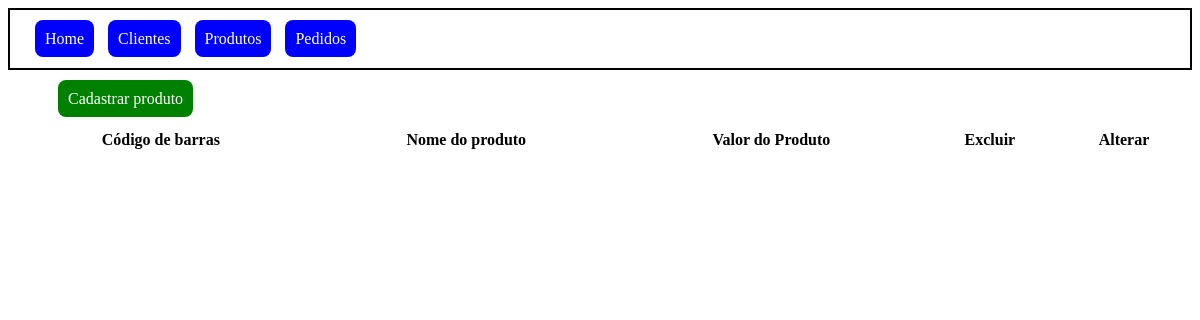
The page /index.php?page=produto on the database as committed earlier.
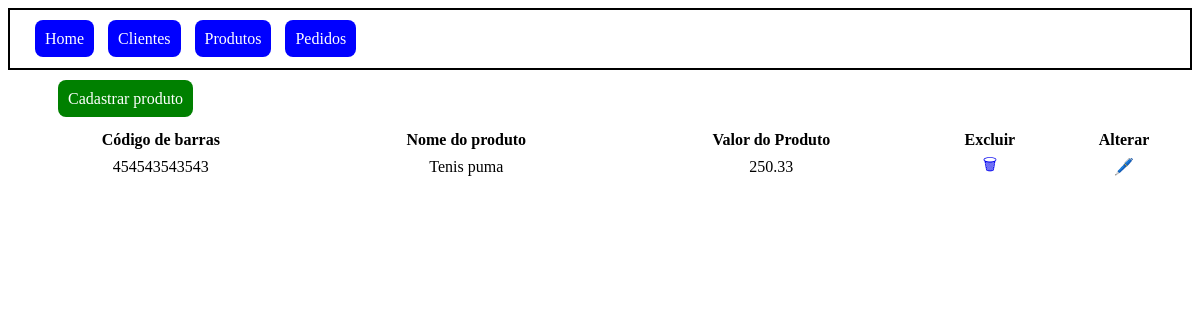
The same page on the database as committed later.
### tables this page shows
create table produto (
	id int auto_increment not null,
    primary key(id),
    cod_barras varchar(50) not null,
    nome_produto varchar(255) not null,
    valor_produto float(12,2) not null,
    data_cadastro datetime default current_timestamp,
    data_delecao datetime
);

### mysql.php (called while the page is built, shortened)
<?php
    include "./connectbd.php";
    if ($_GET["page"]=="cliente"){
        $sql = "SELECT * FROM cliente WHERE data_delecao IS NULL";
        $result = $conn->query($sql);
    } else if ($_GET["page"]=="produto") {
        $sql = "SELECT * FROM produto WHERE data_delecao IS NULL";
        $result = $conn->query($sql);
    }
?>

### home.php (the view, shortened to what this page needs)
<?php
    if ($_GET["page"]=="cliente"){
        $nomePagina = "cliente";
    } else if ($_GET["page"]=="produto"){
        $nomePagina = "produto";
    }
?>
<html>
    <head>
    </head>
    <body>
        <div>
            <div class="botaoCadastrar">
                <a href="./cadastrar.php?page=<?php echo $nomePagina?>" class="cadastrar">
                    <?php echo "Cadastrar ".$nomePagina?>
                </a>
            </div>
            <div>
                <table>
                    <?php
                        if ($_GET["page"]=="cliente"){
                    ?>
                        <tr>
                            <th>Nome</th>
                            <th>CPF</th>
                            <th>Email</th>
                            <th>Excluir</th>
                            <th>Alterar</th>
                        </tr>
                        <?php
                            foreach ($result as $array){
                        ?>
                                <tr>
                                    <td><?php echo $array["nome_cliente"];?></td>
                                    <td><?php echo $array["cpf"];?></td>
                                    <td><?php echo $array["email"];?></td>
                                    <td><a href="./index.php?<?php echo "page=".$nomePagina."&id=".$array["id"];?>">🗑</a></td>
                                    <td><a href="./cadastrar.php?<?php echo "page=".$nomePagina."&id=".$array["id"];?>">🖊️</a></td>
                                </tr>
                    <?php
                            }
                        } else if ($_GET["page"]=="produto"){
                    ?>
                        <tr>
                            <th>Código de barras</th>
                            <th>Nome do produto</th>
                            <th>Valor do Produto</th>
                            <th>Excluir</th>
                            <th>Alterar</th>
                        </tr>
                        <?php
                            foreach ($result as $array){
                        ?>
                                <tr>
                                    <td><?php echo $array["cod_barras"];?></td>
                                    <td><?php echo $array["nome_produto"];?></td>
                                    <td><?php echo $array["valor_produto"];?></td>
                                    <td><a href="./index.php?<?php echo "page=".$nomePagina."&id=".$array["id"];?>">🗑</a></td>
                                    <td><a href="./cadastrar.php?<?php echo "page=".$nomePagina."&id=".$array["id"];?>">🖊️</a></td>
                                </tr>
                                <?php
                            }
                        }
                    ?>
                </table>
            </div>
        </div>
    </body>
</html>

### index.php (shortened to what this page needs)
<html>
    <head>
    </head>
    <body>
        <div class="divMenu">
            <a class="menuPrincipal" href="/">Home</a>
            <a class="menuPrincipal" href="/index.php?page=cliente">Clientes</a>
            <a class="menuPrincipal" href="/index.php?page=produto">Produtos</a>
            <a class="menuPrincipal" href="/">Pedidos</a>
        </div>
    </body>
</html>
<?php
    if (empty($_GET)){
?>
    <span>Seja bem vindo à API de pedidos!</span>
<?php
    }else if ($_GET["page"]=="cliente"){
        include "./mysql.php";
        include "./home.php";
    } else if ($_GET["page"]=="produto"){
        include "./mysql.php";
        include "./home.php";
    }
?>

### index.php (style rules this page uses)
.divMenu { padding: 20px; border: 2px solid black; }
a { cursor: pointer; text-decoration: none; }
.menuPrincipal { color: white; margin: 5px; padding: 10px; font-size: 16px; background-color: blue; border: none; border-radius: 8px; }

### home.php (style rules this page uses)
.cadastrar { color: white; margin: 50px; padding: 10px; font-size: 16px; background-color: green; border: none; border-radius: 8px; }
a { cursor: pointer; text-decoration: none; }
table { width: 100%; }
tr { text-align: center; }
.botaoCadastrar { margin-top: 20px; margin-bottom: 20px; }

Rows that differ between the two databases and show on the page:
added produto: cod_barras "454543543543", nome_produto "Tenis puma", valor_produto "250.33"
